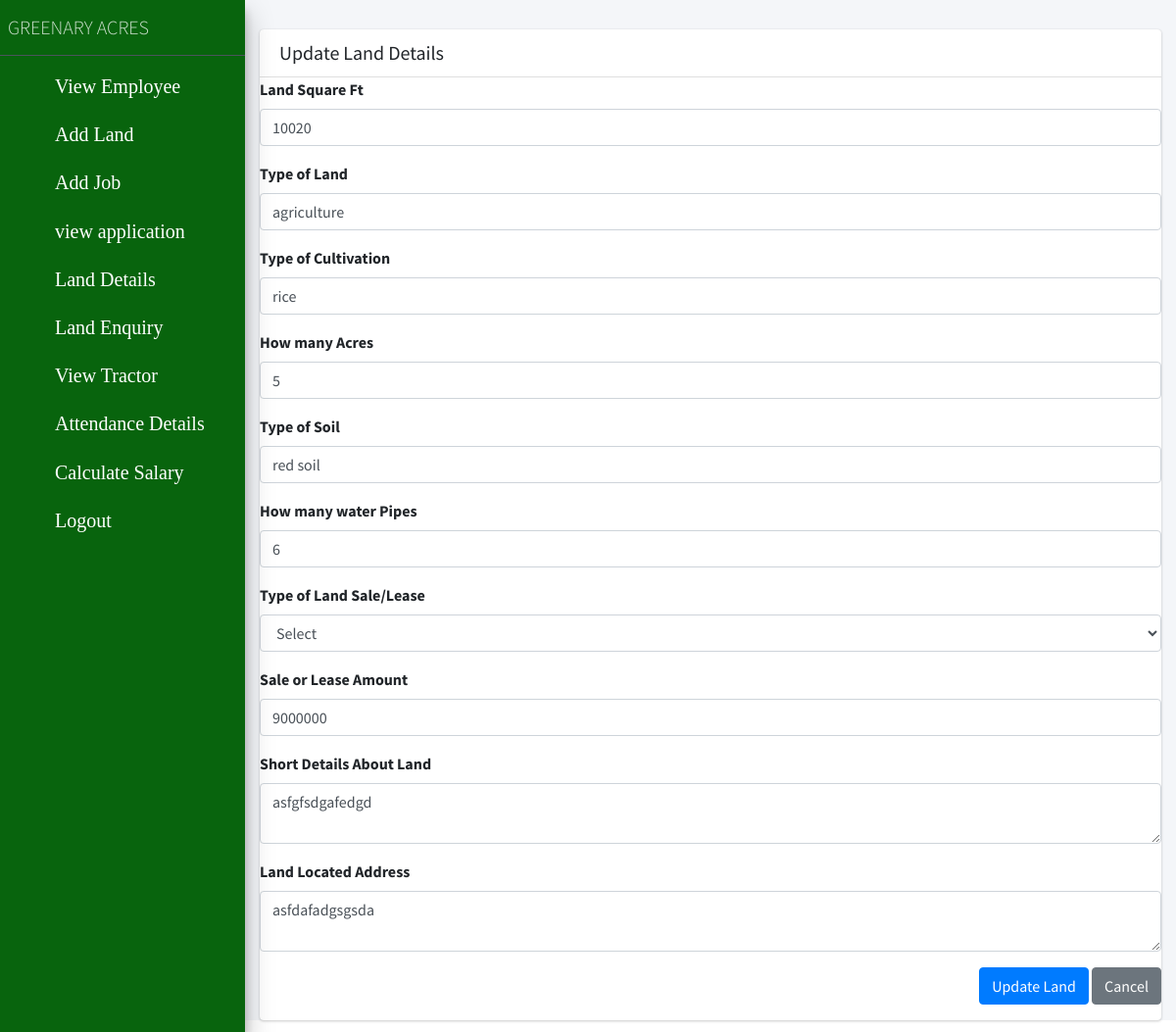
/edit_land/4 (signed in), run on the app's committed database.
### app/models.py (models this page shows, shortened)
class Land_Detail(models.Model):
	farmer_id = models.ForeignKey(Register_Detail, on_delete=models.CASCADE)
	sqrtft = models.CharField(max_length=50)
	type_land = models.CharField(max_length=200)
	cultivation = models.CharField(max_length=50)
	acres = models.CharField(max_length=100)
	soil = models.CharField(max_length=100)
	pipes = models.CharField(max_length=100)
	sale = models.CharField(max_length=100)
	amount = models.CharField(max_length=100)
	about_land = models.TextField(max_length=1000)
	place = models.TextField(max_length=1000)
	status = models.CharField(max_length=30)
	saled_price = models.CharField(max_length=100)
	posted_date = models.DateField(default=timezone.now())
	video = models.FileField('Upload Video',upload_to='documents/',null=True)
	image = models.FileField('Upload Image',upload_to='documents/',null=True)

### app/views.py (the view, shortened to what this page needs)
# urls.py: path('edit_land/<int:pk>', views.edit_land,name="edit_land"),
def edit_land(request,pk):
	if 'farmer' in request.session:
		user_id = request.session['farmer_id']
		farmer_id = Register_Detail.objects.get(id=int(user_id))
		detail = Land_Detail.objects.filter(id=pk)
		return render(request,'edit_land.html',{'detail':detail})
	else:
		return render(request,'farmer_login.html',{})

### app/templates/edit_land.html (shortened to what this page needs)
{% include 'user_header.html' %}
<div class="container" style="margin:0 auto;padding-top:30px;">
<div class="col-xl-12 col-lg-12 col-md-12 col-sm-12 col-12">
    <div class="card">
        <h5 class="card-header">Update Land Details</h5>
            <form  id="basicform" method="post" enctype="multipart/form-data">{% csrf_token %}
                {% for i in detail %}
                <div class="form-group">
                    <label for="inputUserName">Land Square Ft</label>
                    <input id="inputUserName" type="text" name="sqrtft" required="required"  class="form-control" value="{{i.sqrtft}}">
                </div>
                <div class="form-group">
                    <label for="inputUserName">Type of Land</label>
                    <input id="inputUserName" type="text" name="type_land" required="required"  class="form-control" value="{{i.type_land}}">
                </div>
                 <div class="form-group">
                    <label for="inputUserName">Type of Cultivation</label>
                    <input id="inputUserName" type="text" name="cultivation" required="required"  class="form-control" value="{{i.cultivation}}">
                </div>
                <div class="form-group">
                    <label for="inputUserName">How many Acres</label>
                    <input id="inputUserName" type="text" name="acres" required="required"  class="form-control" value="{{i.acres}}">
                </div>
                <div class="form-group">
                    <label for="inputUserName">Type of Soil</label>
                    <input id="inputUserName" type="text" name="soil" required="required"  class="form-control" value="{{i.soil}}">
                </div>
                <div class="form-group">
                    <label for="inputUserName">How many water Pipes</label>
                    <input id="inputUserName" type="text" name="pipes" required="required"  class="form-control" value="{{i.pipes}}">
                </div>
                <div class="form-group">
                    <label for="inputUserName">Type of Land Sale/Lease</label>
                    <select class="form-control" name="sale">
                        <option>Select</option>
                    </select>
                </div>
                <div class="form-group">
                    <label for="inputUserName">Sale or Lease Amount</label>
                    <input id="inputUserName" type="text" name="amount" required="required"  class="form-control" value="{{i.amount}}">
                </div>
                <div class="form-group">
                    <label for="inputUserName">Short Details About Land</label>
                    <textarea name="about_land" class="form-control" required="required">{{i.about_land}}</textarea>
                </div>
                <div class="form-group">
                    <label for="inputUserName">Land Located Address</label>
                    <textarea name="place" class="form-control" required="required">{{i.place}}</textarea>
                </div>
                <div class="row">
                    <div class="col-sm-6 pl-0">
                    </div>
                    <div class="col-sm-6 pl-0">
                        <p class="text-right">
                            <input type="submit" class="btn btn-space btn-primary" value="Update Land" name="add_job">
                            <button type="reset" class="btn btn-space btn-secondary">Cancel</button>
                        </p>
                    </div>
                </div>
                {% endfor %}
            </form>
        </div>
    </div>
</div>
</div>

### data on the page
Land_Detail: sqrtft "10020", type_land "agriculture", cultivation "rice", acres "5", soil "red soil", pipes "6", amount "9000000", about_land "asfgfsdgafedgd", place "asfdafadgsgsda"
